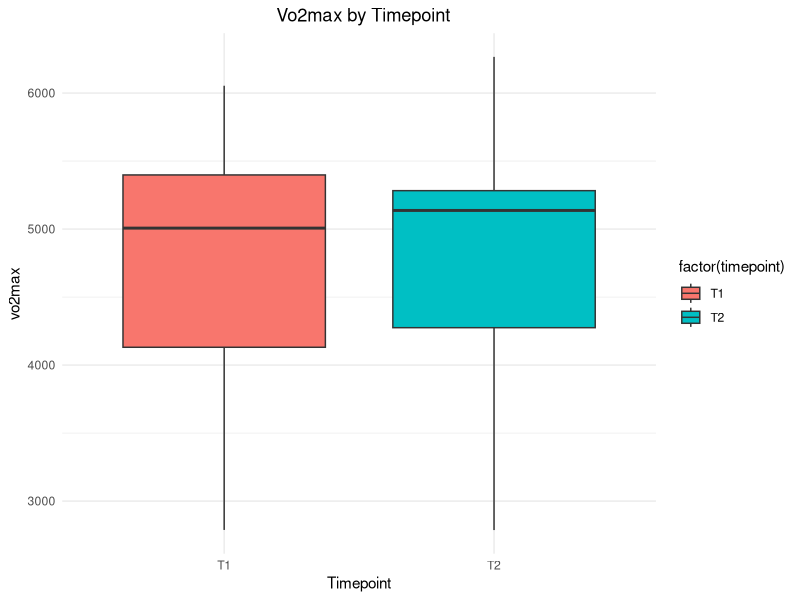

Reproduce this figure in R.
## ---- chunk 1
#| echo: false

library(ggplot2)
library(readxl)
library(knitr)
library(dplyr)


data <- read_excel("Fysologisk testing.xlsx")

ggplot(data, aes(x = factor(timepoint), y = vo2max, fill = factor(timepoint))) +
  geom_boxplot() +
  labs(title = "Vo2max by Timepoint",
       x = "Timepoint",
       y = "vo2max") +
  theme_minimal() +
theme(plot.title = element_text(hjust = 0.51)) +
  
  ggtitle("Vo2max by Timepoint") 
## ---- chunk 2
#| echo: false

library(readxl)
library(dplyr)

data <- read_excel("Fysologisk testing.xlsx")


summary_table <- data %>%
  summarise(
    Variabel = "Alder",
    Gjennomsnitt = mean(age),
    Standardavvik = sd(age),
    Median = median(age),
    Minimum = min(age),
    Maksimum = max(age)
  ) %>%
  bind_rows(data %>%
              summarise(
                Variabel = "Bodyheight",
                Gjennomsnitt = mean(bodyheight),
                Standardavvik = sd(bodyheight),
                Median = median(bodyheight),
                Minimum = min(bodyheight),
                Maksimum = max(bodyheight)
              )) %>%
  bind_rows(data %>%
              summarise(
                Variabel = "Vekt",
                Gjennomsnitt = mean(vekt),
                Standardavvik = sd(vekt),
                Median = median(vekt),
                Minimum = min(vekt),
                Maksimum = max(vekt)
              )) %>%
  bind_rows(data %>%
              summarise(
                Variabel = "Vo2max",
                Gjennomsnitt = mean(vo2max),
                Standardavvik = sd(vo2max),
                Median = median(vo2max),
                Minimum = min(vo2max),
                Maksimum = max(vo2max)
              )) %>%
  bind_rows(data %>%
              summarise(
                Variabel = "w.max",
                Gjennomsnitt = mean(w.max),
                Standardavvik = sd(w.max),
                Median = median(w.max),
                Minimum = min(w.max),
                Maksimum = max(w.max)
              )) %>%
  bind_rows(data %>%
              summarise(
                Variabel = "MAOD.a",
                Gjennomsnitt = mean(MAOD.a),
                Standardavvik = sd(MAOD.a),
                Median = median(MAOD.a),
                Minimum = min(MAOD.a),
                Maksimum = max(MAOD.a)
              ))

echo = FALSE
print(summary_table)
## ---- chunk 3
# Utrenging av CV

library(readxl)
library(dplyr)

data <- read_excel("Fysologisk testing.xlsx")

# Calculate CV for vo2max
cv_results <- data %>%
  group_by(id) %>%
  summarize(cv_vo2max = sd(vo2max, na.rm = TRUE) / mean(vo2max, na.rm = TRUE) * 100)

print(cv_results)

mean_cv <- mean(cv_results$cv_vo2max, na.rm = TRUE)

print(mean_cv)

# Calculate CV for w.max
cv_wmax_results <- data %>%
  group_by(id) %>%
  summarize(cv_wmax = sd(w.max, na.rm = TRUE) / mean(w.max, na.rm = TRUE) * 100)

print(cv_wmax_results)

mean_cv_wmax <- mean(cv_wmax_results$cv_wmax, na.rm = TRUE)

print(mean_cv_wmax)

# Calculate CV for MAOD.a
cv_maoda_results <- data %>%
  group_by(id) %>%
  summarize(cv_maoda = sd(MAOD.a, na.rm = TRUE) / mean(MAOD.a, na.rm = TRUE) * 100)

print(cv_maoda_results)

mean_cv_maoda <- mean(cv_maoda_results$cv_maoda, na.rm = TRUE)

print(mean_cv_maoda)

# Calculate adjusted standard deviation for vo2max
std_dev_by_id <- data %>%
  group_by(id) %>%
  summarize(std_dev_vo2max = sd(vo2max))

for (i in 1:nrow(std_dev_by_id)) {
  std_dev_by_id$std_dev_vo2max[i] <- std_dev_by_id$std_dev_vo2max[i] * 0.2
}

print(std_dev_by_id)

mean_std_dev <- mean(std_dev_by_id$std_dev_vo2max, na.rm = TRUE)

print(mean_std_dev)
print(std_dev_by_id)

# Check for the existence of the column std_dev_vo2max_0.2
if ("std_dev_vo2max_0.2" %in% colnames(std_dev_by_id)) {
  mean_std_dev_0.2 <- mean(std_dev_by_id$std_dev_vo2max_0.2, na.rm = TRUE)
  print(mean_std_dev_0.2)
} else {
  print("Kolonnen std_dev_vo2max_0.2 eksisterer ikke i dataframen.")
}

# Calculate adjusted standard deviation for w.max
std_dev_wmax_by_id <- aggregate(data$w.max, by = list(data$id), FUN = function(x) sd(x) * 0.2)

colnames(std_dev_wmax_by_id) <- c("ID", "std_dev_wmax_0.2")

print(std_dev_wmax_by_id)

mean_std_dev_wmax_0.2 <- mean(std_dev_wmax_by_id$std_dev_wmax_0.2, na.rm = TRUE)

print(mean_std_dev_wmax_0.2)

# Calculate adjusted standard deviation for MAOD.a
std_dev_maod_a_by_id <- aggregate(data$MAOD.a, by = list(data$id), FUN = function(x) sd(x) * 0.2)

colnames(std_dev_maod_a_by_id) <- c("ID", "std_dev_MAODa_0.2")

print(std_dev_maod_a_by_id)

mean_std_dev_MAODa_0.2 <- mean(std_dev_maod_a_by_id$std_dev_MAODa_0.2, na.rm = TRUE)

print(mean_std_dev_MAODa_0.2)

# Calculate mean of adjusted standard deviation for MAOD.a
if ("std_dev_MAODa_0.2" %in% colnames(data)) {
  mean_std_dev_MAODa_0.2_data <- mean(data$std_dev_MAODa_0.2, na.rm = TRUE)
  print(mean_std_dev_MAODa_0.2_data)
} else {
  print("Kolonnen std_dev_MAODa_0.2 eksisterer ikke i dataframen.")
}

## ---- chunk 4
# Last inn readxl-pakken for å lese Excel-filer
library(readxl)

# Les data fra Excel-filen
data <- read_excel("Fysologisk testing.xlsx")

# Funksjon for beregning av CV
calculate_cv <- function(x) {
  cv <- sd(x) / mean(x)
  return(cv)
}

# Fjern rader med manglende verdier i rpe.max, vo2max og MAOD.a
data <- na.omit(data[, c("id", "rpe.max", "vo2max", "MAOD.a")])

# Sjekk om det er data tilgjengelig
if (nrow(data) > 0) {
  # Grupper data etter id og beregn CV for rpe.max, vo2max og MAOD.a
  cv_data <- aggregate(. ~ id, data=data, FUN=calculate_cv)
  
  # Print resultatene
  print(cv_data)
} else {
  cat("Ingen data tilgjengelig for beregning av CV.")
}

## ---- chunk 5
#| echo: false

library(readxl)
library(dplyr)

data <- read_excel("Fysologisk testing.xlsx")

cv_results <- data %>%
  group_by(id) %>%
  summarize(cv_vo2max = sd(vo2max, na.rm = TRUE) / mean(vo2max, na.rm = TRUE) * 100)

mean_cv <- mean(cv_results$cv_vo2max, na.rm = TRUE)

cv_wmax_results <- data %>%
  group_by(id) %>%
  summarize(cv_wmax = sd(w.max, na.rm = TRUE) / mean(w.max, na.rm = TRUE) * 100)

mean_cv_wmax <- mean(cv_wmax_results$cv_wmax, na.rm = TRUE)

cv_maoda_results <- data %>%
  group_by(id) %>%
  summarize(cv_maoda = sd(MAOD.a, na.rm = TRUE) / mean(MAOD.a, na.rm = TRUE) * 100)

mean_cv_maoda <- mean(cv_maoda_results$cv_maoda, na.rm = TRUE)

std_dev_by_id <- data %>%
  group_by(id) %>%
  summarize(std_dev_vo2max = sd(vo2max))

for (i in 1:nrow(std_dev_by_id)) {
  std_dev_by_id$std_dev_vo2max[i] <- std_dev_by_id$std_dev_vo2max[i] * 0.2
}

std_dev_by_id$std_dev_vo2max_0.2 <- std_dev_by_id$std_dev_vo2max * 0.2  

mean_std_dev <- mean(std_dev_by_id$std_dev_vo2max)

mean_std_dev_0.2 <- mean(std_dev_by_id$std_dev_vo2max_0.2)

std_dev_wmax_by_id <- aggregate(data$w.max, by = list(data$id), FUN = function(x) sd(x) * 0.2)

colnames(std_dev_wmax_by_id) <- c("ID", "std_dev_wmax_0.2")

mean_std_dev_wmax_0.2 <- mean(std_dev_wmax_by_id$std_dev_wmax_0.2)

std_dev_maod_a_by_id <- aggregate(data$MAOD.a, by = list(data$id), FUN = function(x) sd(x) * 0.2)

colnames(std_dev_maod_a_by_id) <- c("ID", "std_dev_MAODa_0.2")

mean_std_dev_MAODa_0.2 <- mean(std_dev_maod_a_by_id$std_dev_MAODa_0.2)

mean_std_dev_MAOD_a_by_id <- mean(data$std_dev_MAODa_0.2, na.rm = TRUE)

data <- na.omit(data)

mean_std_dev_MAODa_0.2 <- mean(data$std_dev_MAODa_0.2)

data <- data %>%
  group_by(id) %>%
  mutate(std_dev_MAODa_0.2 = sd(MAOD.a) * 0.2)

mean_std_dev_MAODa_0.2 <- mean(data$std_dev_MAODa_0.2, na.rm = TRUE)

result_table <- data.frame(
  Variable = c("VO2max", "W.max", "MAOD.a"),
  `Mean Coef. of Variation (0.2)` = c(mean_cv, mean_cv_wmax, mean_cv_maoda),
  `Mean Std. Deviation (0.2)` = c(mean_std_dev, mean_std_dev_wmax_0.2, mean_std_dev_MAODa_0.2)
)

result_table$Variable <- gsub("^\\d+\\.?\\d*\\s*", "", result_table$Variable)

result_table <- result_table[!(result_table$Variable %in% c("MAOD.a (after NA removal)", "MAOD.a (after calculation)")), ]

rownames(result_table) <- NULL

colnames(result_table) <- c("Variable", "Mean Coef. of Variation (0.2)", "Mean Std. Deviation (0.2)")

print(result_table)

## ---- chunk 6
#| echo: false

library(readxl)
library(knitr)
library(dplyr)

data <- read_excel("Fysologisk testing.xlsx")


cv_results <- data %>%
  group_by(id) %>%
  summarize(cv_vo2max = sd(vo2max, na.rm = TRUE) / mean(vo2max, na.rm = TRUE) * 100)

print(cv_results)

mean_cv <- mean(cv_results$cv_vo2max, na.rm = TRUE)

print(mean_cv)

cv_wmax_results <- data %>%
  group_by(id) %>%
  summarize(cv_wmax = sd(w.max, na.rm = TRUE) / mean(w.max, na.rm = TRUE) * 100)

mean_cv_wmax <- mean(cv_wmax_results$cv_wmax, na.rm = TRUE)

print(cv_wmax_results)

print(mean_cv_wmax)

cv_maoda_results <- data %>%
  group_by(id) %>%
  summarize(cv_maoda = sd(MAOD.a, na.rm = TRUE) / mean(MAOD.a, na.rm = TRUE) * 100)

mean_cv_maoda <- mean(cv_maoda_results$cv_maoda, na.rm = TRUE)

print(cv_maoda_results)

print(mean_cv_maoda)

std_dev_by_id <- data %>%
  group_by(id) %>%
  summarize(std_dev_vo2max = sd(vo2max))

for (i in 1:nrow(std_dev_by_id)) {
  std_dev_by_id$std_dev_vo2max[i] <- std_dev_by_id$std_dev_vo2max[i] * 0.2
}

# Create a new column std_dev_vo2max_0.2
std_dev_by_id$std_dev_vo2max_0.2 <- std_dev_by_id$std_dev_vo2max * 0.2

print(std_dev_by_id)

mean_std_dev <- mean(std_dev_by_id$std_dev_vo2max)

print(mean_std_dev)
print(std_dev_by_id)

mean_std_dev_0.2 <- mean(std_dev_by_id$std_dev_vo2max_0.2)

print(mean_std_dev_0.2)

if ("std_dev_vo2max_0.2" %in% colnames(std_dev_by_id)) {

  mean_std_dev_0.2 <- mean(std_dev_by_id$std_dev_vo2max_0.2)
  
  print(mean_std_dev_0.2)
} else {
  print("Kolonnen std_dev_vo2max_0.2 eksisterer ikke i dataframen.")
}

std_dev_wmax_by_id <- aggregate(data$w.max, by = list(data$id), FUN = function(x) sd(x) * 0.2)

colnames(std_dev_wmax_by_id) <- c("ID", "std_dev_wmax_0.2")

print(std_dev_wmax_by_id)

mean_std_dev_wmax_0.2 <- mean(std_dev_wmax_by_id$std_dev_wmax_0.2)

print(mean_std_dev_wmax_0.2)

# Create std_dev_MAODa_by_id dataframe
std_dev_MAODa_by_id <- aggregate(data$MAOD.a, by = list(data$id), FUN = function(x) sd(x) * 0.2)
colnames(std_dev_MAODa_by_id) <- c("ID", "std_dev_MAODa_0.2")

print(std_dev_MAODa_by_id)

mean_std_dev_MAODa_0.2 <- mean(std_dev_MAODa_by_id$std_dev_MAODa_0.2)

print(mean_std_dev_MAODa_0.2)

# Sett resultatene i en tabell
result_table <- data.frame(
  ID = std_dev_by_id$id,
  CV_VO2max = cv_results$cv_vo2max,
  CV_Wmax = cv_wmax_results$cv_wmax,
  CV_MAODa = cv_maoda_results$cv_maoda,
  Std_Dev_VO2max_0.2 = std_dev_by_id$std_dev_vo2max_0.2,
  Std_Dev_Wmax_0.2 = std_dev_wmax_by_id$std_dev_wmax_0.2,
  Std_Dev_MAODa_0.2 = std_dev_MAODa_by_id$std_dev_MAODa_0.2
)

# Skriv ut tabellen
print(kable(result_table))
## ---- chunk 7
#| echo: false

library(readxl)
library(dplyr)

data <- read_excel("Fysologisk testing.xlsx")

calculate_cv_and_sd <- function(df, variable) {
  df %>%
    group_by(id) %>%
    summarise(cv = sd({{variable}}, na.rm = TRUE) / mean({{variable}}, na.rm = TRUE) * 100,
              std_dev_0.2 = sd({{variable}}, na.rm = TRUE) * 0.2)
}


cv_vo2max_results <- calculate_cv_and_sd(data, vo2max)
cv_wmax_results <- calculate_cv_and_sd(data, w.max)
cv_maoda_results <- calculate_cv_and_sd(data, MAOD.a)


print(cv_vo2max_results)
print(cv_wmax_results)
print(cv_maoda_results)


mean_cv_vo2max <- mean(cv_vo2max_results$cv, na.rm = TRUE)
mean_cv_wmax <- mean(cv_wmax_results$cv, na.rm = TRUE)
mean_cv_maoda <- mean(cv_maoda_results$cv, na.rm = TRUE)

mean_std_dev_vo2max <- mean(cv_vo2max_results$std_dev_0.2, na.rm = TRUE)
mean_std_dev_wmax <- mean(cv_wmax_results$std_dev_0.2, na.rm = TRUE)
mean_std_dev_maoda <- mean(cv_maoda_results$std_dev_0.2, na.rm = TRUE)


print(mean_cv_vo2max)
print(mean_cv_wmax)
print(mean_cv_maoda)

print(mean_std_dev_vo2max)
print(mean_std_dev_wmax)
print(mean_std_dev_maoda)

